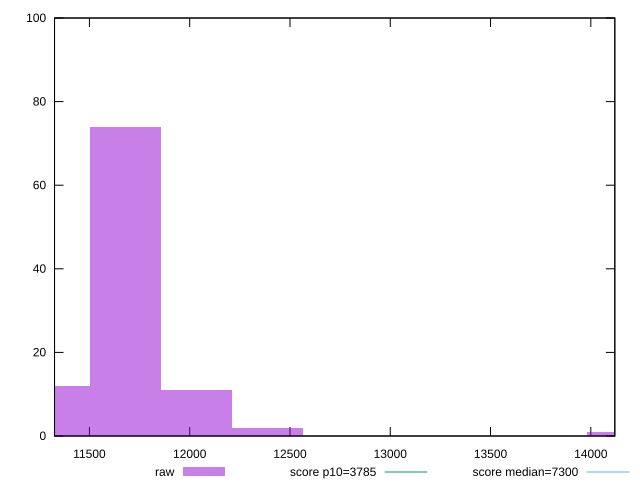

Write the gnuplot code that produced this figure.
reset

$raw <<EOF
14155.995669151596 1
11678.696427050067 74
12032.596318778857 11
12386.496210507647 2
11324.796535321277 12
EOF

set key outside below
set boxwidth 353.8998917287899
set xrange [11325.976499999997:14119.743000000002]
set yrange [0:100]
set trange [0:100]
set style fill transparent solid 0.5 noborder

set parametric
set terminal svg size 640, 490 enhanced background rgb 'white'
set output "report_00022_2021-02-20T12:08:46.964Z/interactive/samples/pages+cached/raw/histogram.svg"

plot $raw title "raw" with boxes, \
     3785,t title "score p10=3785", \
     7300,t title "score median=7300"

reset
